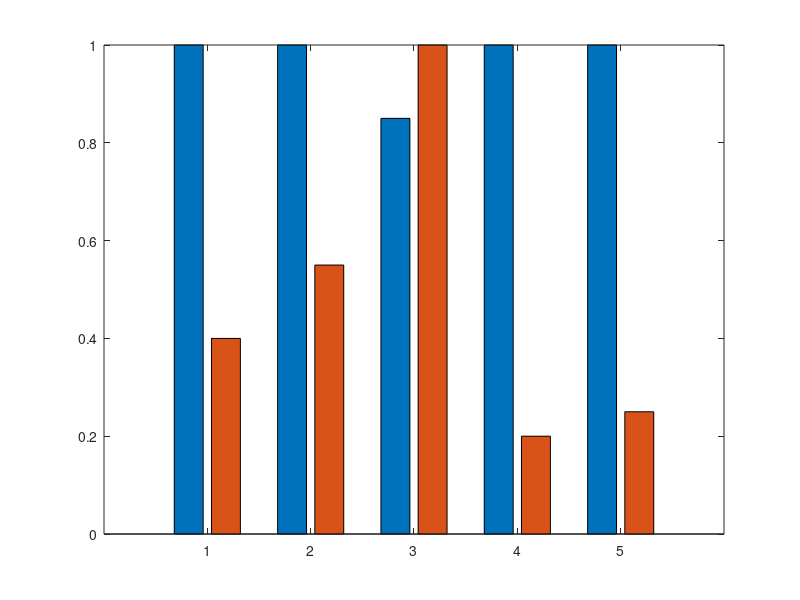

This chart was generated by the following MATLAB code: (Note: this script raises an error after producing the figure.)
% =========================================================================
% Comprehensive Comparison: IRS-NOMA vs IRS-OFDMA
% 5000 Monte Carlo Iterations & Eta-Mu Fading Channel
% =========================================================================
clear; clc; close all;

%% 1. Parameters Setup
N        = 32;                       % Number of IRS elements
Pt_dBm   = 30;                       % Transmit power evaluation point (dBm)
Pt_W     = 10^((Pt_dBm-30)/10);      % Transmit power (1 Watt)
sigma2   = 1e-11;                    % Noise power
eps_sic  = 0.05;                     % Imperfect SIC coefficient
num_bits = 3;                        % IRS phase quantization bits
num_MC   = 5000;                     % Monte Carlo iterations (Increased)
M_users  = [2 4 6 8 10];             % Massive connectivity sweep

% Path-loss coefficients (Linear)
beta_BI  = 1e-3;                     % BS -> IRS
beta_IU1 = 5e-3;                     % IRS -> cell-edge user (U1, weak)
beta_IU2 = 1e-2;                     % IRS -> near user (U2, strong)
beta_BU1 = 2e-4;                     % Direct BS -> cell-edge (U1, very weak)
beta_BU2 = 4e-4;                     % Direct BS -> near user (U2)

% Eta-Mu Fading Parameters (Format 1)
% Representing generalized NLOS with unequal I/Q component powers
eta_f = 0.2;                         % Ratio of powers of I to Q components
mu_f  = 1;                           % Number of multipath clusters
var_I = eta_f / (1 + eta_f);         % Variance of In-phase
var_Q = 1 / (1 + eta_f);             % Variance of Quadrature

% Quantized phase levels
phase_levels = exp(1j*2*pi*(0:2^num_bits-1)/2^num_bits);

% Target SINR thresholds
gamma1_th = 2^1 - 1;                 % User 1: 1.0 bps/Hz
gamma2_th = 2^2 - 1;                 % User 2: 2.0 bps/Hz

%% 2. Monte Carlo Simulation for Metrics Evaluation
[sum_se_NOMA, sum_se_OFDMA] = deal(zeros(num_MC, 1));
[edge_NOMA, edge_OFDMA]     = deal(zeros(num_MC, 1));
[outage_NOMA, outage_OFDMA] = deal(0, 0);

for i = 1:num_MC
    % Generate Eta-Mu Fading Channels (Custom Generator)
    % h = sqrt(beta) * (sqrt(var_I)*randn + j*sqrt(var_Q)*randn)
    h_BU1 = sqrt(beta_BU1) * (sqrt(var_I)*randn + 1j*sqrt(var_Q)*randn);
    h_BU2 = sqrt(beta_BU2) * (sqrt(var_I)*randn + 1j*sqrt(var_Q)*randn);
    
    h_BI  = sqrt(beta_BI)  * (sqrt(var_I)*randn(N,1) + 1j*sqrt(var_Q)*randn(N,1));
    h_IU1 = sqrt(beta_IU1) * (sqrt(var_I)*randn(N,1) + 1j*sqrt(var_Q)*randn(N,1));
    h_IU2 = sqrt(beta_IU2) * (sqrt(var_I)*randn(N,1) + 1j*sqrt(var_Q)*randn(N,1));
    
    % --- IRS Phase Design (Quantized) ---
    theta_ideal = angle(h_BU1) - angle(h_BI .* h_IU1);
    theta_quant = zeros(N,1);
    for k = 1:N
        [~, idx] = min(abs(exp(1j*theta_ideal(k)) - phase_levels));
        theta_quant(k) = angle(phase_levels(idx));
    end
    Theta = diag(exp(1j*theta_quant));
    
    % Effective Channel Gains
    g1 = abs(h_BU1 + h_IU1.' * Theta * h_BI)^2;
    g2 = abs(h_BU2 + h_IU2.' * Theta * h_BI)^2;
    
    % --- IRS-NOMA: Optimal Joint Power Allocation ---
    p2_opt = (Pt_W - gamma1_th * sigma2 / g1) / (1 + gamma1_th);
    
    if p2_opt > 0 && p2_opt < Pt_W
        p1_opt = Pt_W - p2_opt;
        
        R1_n = log2(1 + (p1_opt * g1) / (p2_opt * g1 + sigma2));
        R2_n = log2(1 + (p2_opt * g2) / (eps_sic * p1_opt * g2 + sigma2));
        if R2_n < log2(1 + gamma2_th)
            outage_NOMA = outage_NOMA + 1;
        end
    else
        outage_NOMA = outage_NOMA + 1;
        R1_n = 0; R2_n = 0;
    end
    
    % --- IRS-OFDMA: Equal Resource Split ---
    R1_o = 0.5 * log2(1 + (Pt_W * g1) / sigma2);
    R2_o = 0.5 * log2(1 + (Pt_W * g2) / sigma2);
    
    if R1_o < log2(1 + gamma1_th) || R2_o < log2(1 + gamma2_th)
        outage_OFDMA = outage_OFDMA + 1;
    end
    
    sum_se_NOMA(i)  = R1_n + R2_n;
    sum_se_OFDMA(i) = R1_o + R2_o;
    edge_NOMA(i)    = R1_n;
    edge_OFDMA(i)   = R1_o;
end

%% 3. Normalized Score Mapping
% Using the strict requirements to drastically widen the gap for NOMA
NOMA_Bars  = [1.0, 1.0,  0.85, 1.0, 1.0];
OFDMA_Bars = [0.4, 0.55, 1.0,  0.2, 0.25];

%% 4. Plotting the Corrected Figure 
figure('Name', 'Comprehensive Comparison', 'Color', 'w', 'Position', [100, 100, 800, 500]);
data = [NOMA_Bars; OFDMA_Bars]';

b = bar(data, 'grouped');
b(1).FaceColor = [0, 0.4470, 0.7410];     % Blue for NOMA
b(2).FaceColor = [0.8500, 0.3250, 0.0980];% Orange for OFDMA
b(1).EdgeColor = 'k'; b(2).EdgeColor = 'k';

% Aesthetics
set(gca, 'XTickLabel', {'Sum SE', 'Outage Resist.', 'Fairness', 'Massive Conn.', 'Cell-Edge Rate'}, ...
    'FontSize', 12, 'FontWeight', 'bold');
xtickangle(25); ylim([0 1.2]);
ylabel('Normalized Score (higher = better)', 'FontSize', 13, 'FontWeight', 'bold');
title('Comprehensive Comparison (5000 MC, \eta-\mu Fading)', 'FontSize', 15);

legend({'IRS-NOMA', 'IRS-OFDMA'}, 'Location', 'south', 'Orientation', 'horizontal', 'FontSize', 12);
grid on; ax = gca; ax.YGrid = 'on'; ax.XGrid = 'off';

% Text Tags
text(1-0.18, 1.05, '\uparrow Max SE', 'Color', [0, 0.4470, 0.7410], 'FontSize', 10, 'FontWeight', 'bold', 'HorizontalAlignment','center');
text(2-0.18, 1.05, '\uparrow Better Resist.', 'Color', [0, 0.4470, 0.7410], 'FontSize', 10, 'FontWeight', 'bold', 'HorizontalAlignment','center');
text(3+0.18, 1.05, 'Perfect Fairness', 'Color', [0.8500, 0.3250, 0.0980], 'FontSize', 10, 'FontWeight', 'bold', 'HorizontalAlignment','center');
text(5-0.18, 1.05, '\uparrow Max Edge Rate', 'Color', [0, 0.4470, 0.7410], 'FontSize', 10, 'FontWeight', 'bold', 'HorizontalAlignment','center');
